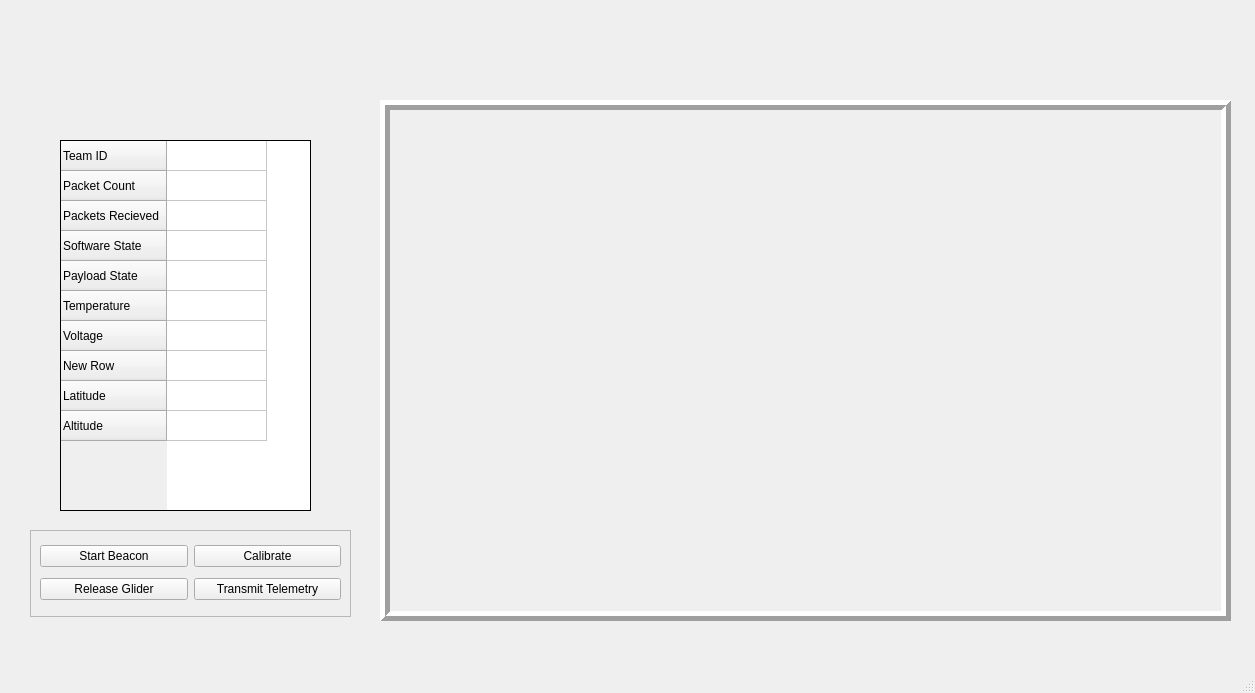
<?xml version="1.0" encoding="UTF-8"?>
<ui version="4.0">
 <class>MainWindow</class>
 <widget class="QMainWindow" name="MainWindow">
  <property name="geometry">
   <rect>
    <x>0</x>
    <y>0</y>
    <width>1255</width>
    <height>693</height>
   </rect>
  </property>
  <property name="windowTitle">
   <string>MainWindow</string>
  </property>
  <widget class="QWidget" name="centralwidget">
   <property name="enabled">
    <bool>true</bool>
   </property>
   <widget class="QFrame" name="graph_frame">
    <property name="geometry">
     <rect>
      <x>380</x>
      <y>100</y>
      <width>851</width>
      <height>521</height>
     </rect>
    </property>
    <property name="frameShape">
     <enum>QFrame::Box</enum>
    </property>
    <property name="frameShadow">
     <enum>QFrame::Raised</enum>
    </property>
    <property name="lineWidth">
     <number>5</number>
    </property>
    <layout class="QGridLayout" name="gridLayout">
     <property name="leftMargin">
      <number>11</number>
     </property>
     <property name="spacing">
      <number>20</number>
     </property>
     <item row="0" column="0">
      <widget class="PlotWidget" name="altitude" native="true"/>
     </item>
     <item row="0" column="1">
      <widget class="PlotWidget" name="speed" native="true"/>
     </item>
     <item row="0" column="2">
      <widget class="PlotWidget" name="tilt" native="true"/>
     </item>
     <item row="1" column="0">
      <widget class="PlotWidget" name="temperature" native="true"/>
     </item>
     <item row="1" column="1">
      <widget class="PlotWidget" name="pressure" native="true"/>
     </item>
     <item row="1" column="2">
      <widget class="QWidget" name="location" native="true"/>
     </item>
    </layout>
   </widget>
   <widget class="QFrame" name="button_frame">
    <property name="geometry">
     <rect>
      <x>30</x>
      <y>530</y>
      <width>321</width>
      <height>87</height>
     </rect>
    </property>
    <property name="frameShape">
     <enum>QFrame::StyledPanel</enum>
    </property>
    <property name="frameShadow">
     <enum>QFrame::Raised</enum>
    </property>
    <layout class="QGridLayout" name="gridLayout_2">
     <item row="0" column="0">
      <widget class="QPushButton" name="beacon">
       <property name="text">
        <string>Start Beacon</string>
       </property>
      </widget>
     </item>
     <item row="0" column="1">
      <widget class="QPushButton" name="calibrate">
       <property name="text">
        <string>Calibrate</string>
       </property>
      </widget>
     </item>
     <item row="1" column="0">
      <widget class="QPushButton" name="release">
       <property name="text">
        <string>Release Glider</string>
       </property>
      </widget>
     </item>
     <item row="1" column="1">
      <widget class="QPushButton" name="transmit">
       <property name="text">
        <string>Transmit Telemetry</string>
       </property>
      </widget>
     </item>
    </layout>
   </widget>
   <widget class="QTableWidget" name="tableWidget">
    <property name="geometry">
     <rect>
      <x>60</x>
      <y>140</y>
      <width>251</width>
      <height>371</height>
     </rect>
    </property>
    <property name="frameShape">
     <enum>QFrame::Box</enum>
    </property>
    <property name="frameShadow">
     <enum>QFrame::Plain</enum>
    </property>
    <property name="verticalScrollBarPolicy">
     <enum>Qt::ScrollBarAlwaysOff</enum>
    </property>
    <property name="sizeAdjustPolicy">
     <enum>QAbstractScrollArea::AdjustToContents</enum>
    </property>
    <property name="gridStyle">
     <enum>Qt::SolidLine</enum>
    </property>
    <property name="sortingEnabled">
     <bool>false</bool>
    </property>
    <property name="wordWrap">
     <bool>true</bool>
    </property>
    <attribute name="horizontalHeaderVisible">
     <bool>false</bool>
    </attribute>
    <attribute name="horizontalHeaderCascadingSectionResizes">
     <bool>false</bool>
    </attribute>
    <row>
     <property name="text">
      <string>Team ID</string>
     </property>
    </row>
    <row>
     <property name="text">
      <string>Packet Count</string>
     </property>
    </row>
    <row>
     <property name="text">
      <string>Packets Recieved</string>
     </property>
    </row>
    <row>
     <property name="text">
      <string>Software State</string>
     </property>
    </row>
    <row>
     <property name="text">
      <string>Payload State</string>
     </property>
    </row>
    <row>
     <property name="text">
      <string>Temperature</string>
     </property>
    </row>
    <row>
     <property name="text">
      <string>Voltage</string>
     </property>
    </row>
    <row>
     <property name="text">
      <string>New Row</string>
     </property>
    </row>
    <row>
     <property name="text">
      <string>Latitude</string>
     </property>
    </row>
    <row>
     <property name="text">
      <string>Altitude</string>
     </property>
    </row>
    <column>
     <property name="text">
      <string>Data</string>
     </property>
    </column>
   </widget>
  </widget>
  <widget class="QMenuBar" name="menubar">
   <property name="geometry">
    <rect>
     <x>0</x>
     <y>0</y>
     <width>1255</width>
     <height>26</height>
    </rect>
   </property>
  </widget>
  <widget class="QStatusBar" name="statusbar"/>
 </widget>
 <customwidgets>
  <customwidget>
   <class>PlotWidget</class>
   <extends>QWidget</extends>
   <header>pyqtgraph</header>
   <container>1</container>
  </customwidget>
 </customwidgets>
 <resources/>
 <connections/>
</ui>
